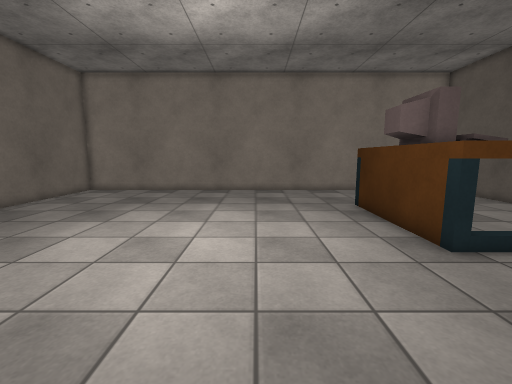
view 1 (above)

13 first-person views from a walk through a 3-D level made in the Unity game engine. The camera is 1.3 m above the floor, tilts 8° down and sees 90° across. The floor is counted in squares, 0.5 m on a side. Each view is taken from the middle of a square. On the plan, view 1 faces up. The plan holds only what a view shows up to about 18 squares ahead; the rest is blank. The place goes on beyond the plan. The player character is not drawn. Surface patterns are stand-ins for the level's own textures.

view 2
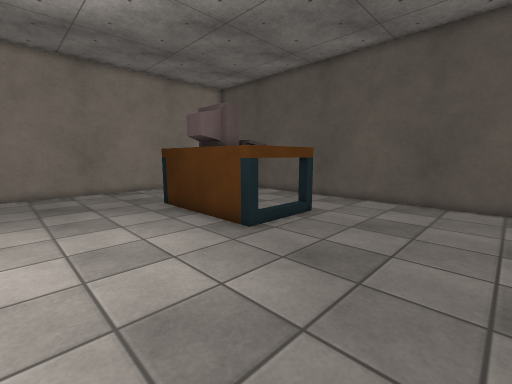

view 3
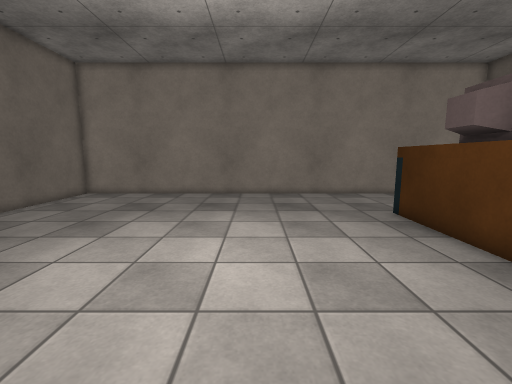

view 4
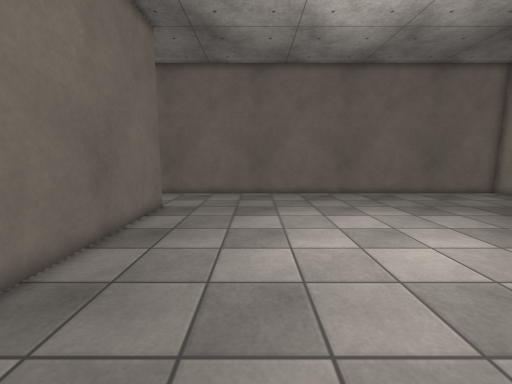

view 5
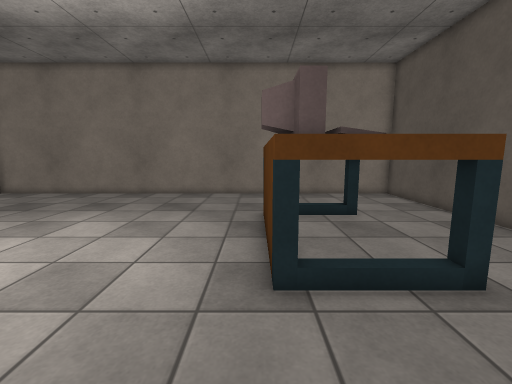

view 6
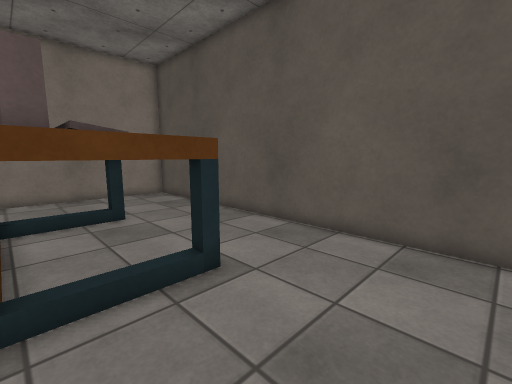

view 7
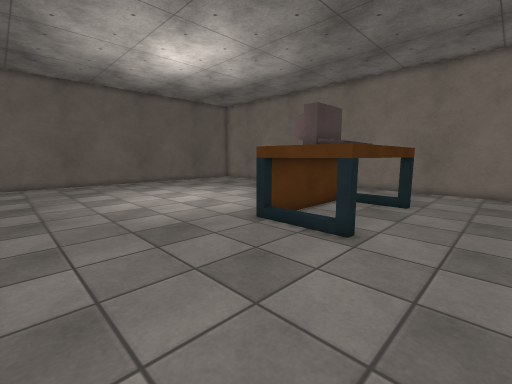

view 8
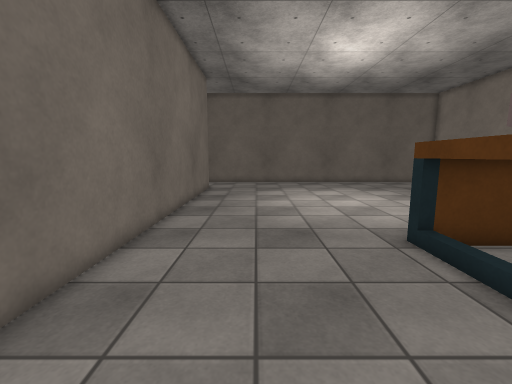

view 9
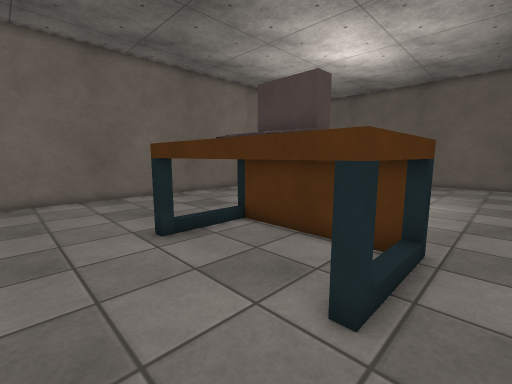

view 10
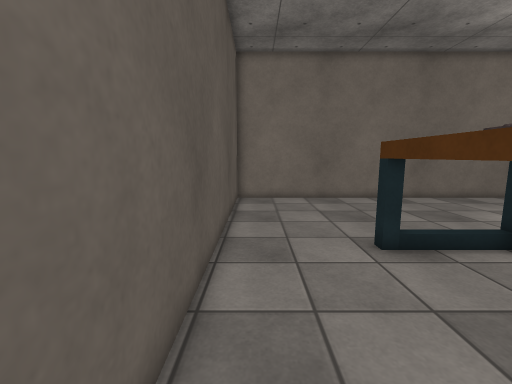

view 11
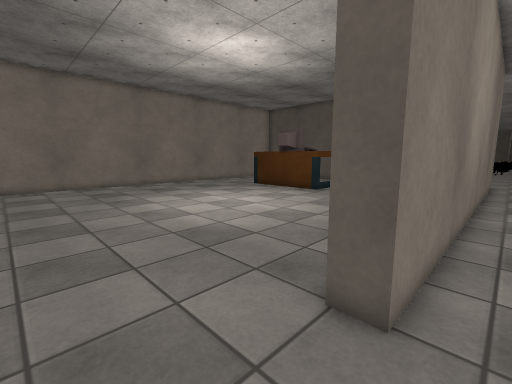

view 12
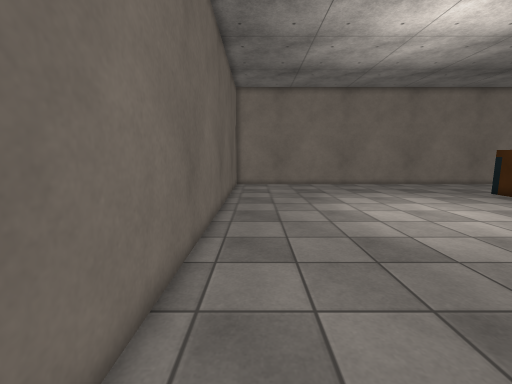

view 13
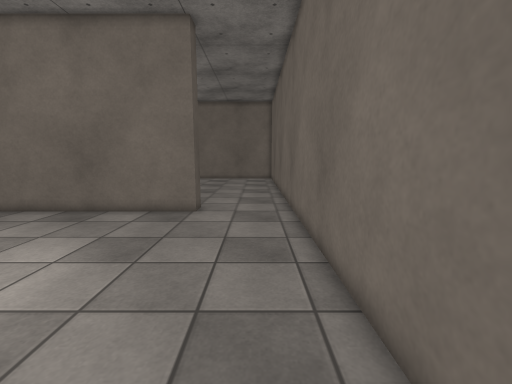

### Floor plan
Points are (right, up) in squares from view 1. A wall is a line through its corners. A room is listed if a view was taken in it or the views show most of it. See-through windows are left out.
Room 1 (views 1, 2, 3, 4, 5, 6, 7, 8, 9, 10, 13)
walls: (-8.2, -2.9) (-8.2, -1.9) (14.2, -1.9) (14.2, 19.7) (-12.8, 19.7) (-12.8, -3.5)
ways out: opening at (-10.5, -2.5) to room 2
objects: other object (5, 7) to (9, 14)
Room 2 (views 11, 12)
walls: (12.5, -2.9) (-8.2, -2.9); (-12.8, -3.5) (-12.8, -5.5)
ways out: opening at (-10.5, -2.5) to room 1

Where each view was taken, in squares from view 1:
view 1: 0 up, 0 right, facing up
view 2: 0 up, 1 left, facing up-right
view 3: 2 up, 1 left, facing up
view 4: 3 up, 5 right, facing left
view 5: 2 up, 5 right, facing up
view 6: 2 up, 6 right, facing up-right
view 7: 1 down, 13 right, facing up-left
view 8: 2 up, 13 right, facing left
view 9: 15 up, 13 right, facing down-left
view 10: 14 up, 13 right, facing down
view 11: 4 down, 12 left, facing up-right
view 12: 4 down, 11 left, facing up
view 13: 10 up, 11 left, facing down
